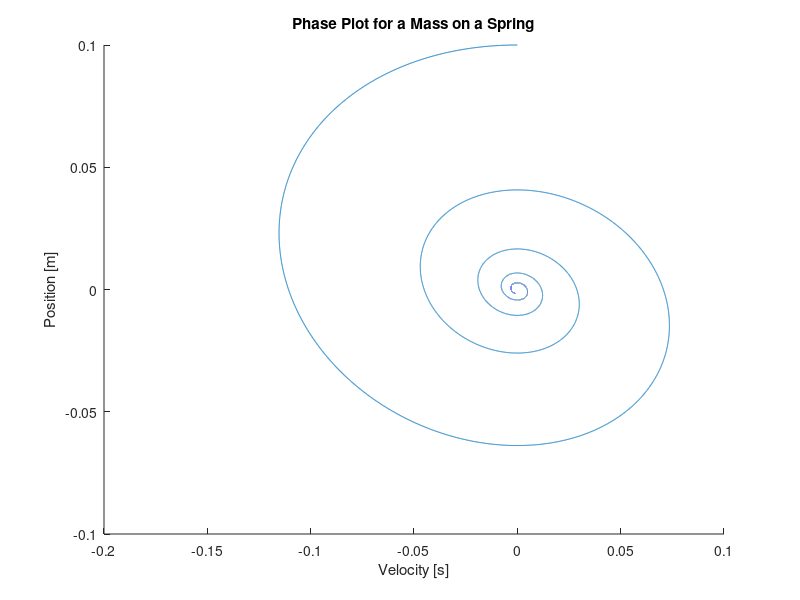

The MATLAB script that drew this image:
%% RungeKutta_DampedOscillatoryMotion.m
%
% This algorithm designed to create a phase plot for a damped harmonic
% oscillator using the 4th Order Runge-Kutta method.

%% Define Parameters
iterations = 20000;      % number of iterations in LPA 
m = 0.5;                % mass of object in motion [kg]
x0 = 0.1;               % initial position is at equilibirum
v0 = 0;                 % mass begins motion at rest
dt = 0.001;             % step time inbetween point approximations
k = 1;                 % Spring constant [N/m]
B = 0.2;                % Damping coefficient [kg/s]
T = (2*pi)*(m/k).^0.5;  % theoretical period
t = 0:((5*T)/1000):5*T; % time elapsed
x = ones(1,iterations); % intiialize position vector to store values
v = ones(1,iterations); % initialize velocity vector to store values

%% Calculations
% note: to build stages for the next time step, I used a, b, c, d for x and
% p, q, r, s for v.

x(1) = x0*x(1);             % set initial position
v(1) = v0*v(1);             % set initial velocity

for i = (1:1:iterations)
    a = v(i);
    p = (-k/m).*x(i)+(-B/m).*v(i);
    b = v(i)+(p*dt)/2;
    q = (-k/m).*(x(i)+(a*dt)/2)+(-B/m).*(v(i)+(a*dt)/2);
    c = v(i)+(q*dt)/2;
    r = (-k/m).*(x(i)+(b*dt)/2)+(-B/m).*(v(i)+(b*dt)/2);
    d = v(i)+(r*dt);
    s = (-k/m).*(x(i)+(c*dt))+(-B/m).*(v(i)+(c*dt));
    x(i+1) = x(i) + (1/6)*(a+2*b+2*c+d)*dt;
    v(i+1) = v(i) + (1/6)*(p+2*q+2*r+s)*dt;
end

%% Plotting
figure(1);                             % create first figure
hold on;

title('Phase Plot for a Mass on a Spring'); % Label title
ylabel('Position [m]');                % Label y axis
xlabel('Velocity [s]');                    % Label x axis
%xlim([0 (5*T)]);                       % set x limits

plot(v,x);                             %plot position vs time

hold off;